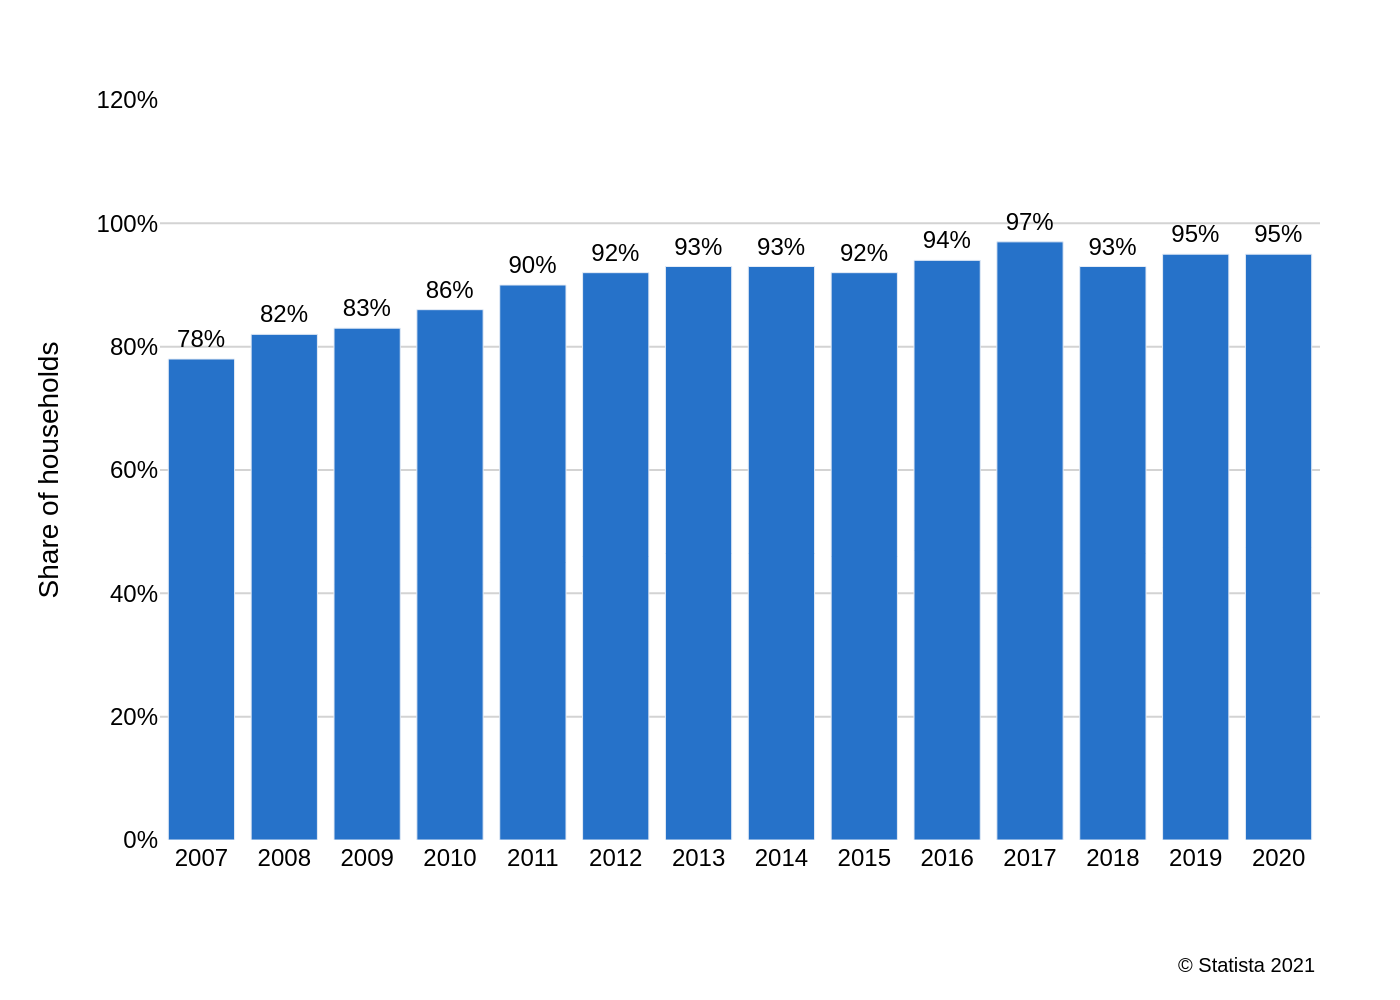

This chart was generated by the following Python code:
import sys
import json
import pathlib
import plotly.graph_objects as go

if len(sys.argv) != 2:
    print("Usage: python script.py <path_to_json_file>")
    sys.exit(1)

json_path = sys.argv[1]
try:
    with open(json_path, 'r', encoding='utf-8') as f:
        chart_config = json.load(f)
except (FileNotFoundError, json.JSONDecodeError) as e:
    print(f"Error reading or parsing JSON file: {e}")
    sys.exit(1)

chart_data = chart_config.get('chart_data', [])
texts = chart_config.get('texts', {})
colors = chart_config.get('colors', {})

categories = [item['category'] for item in chart_data]
values = [item['value'] for item in chart_data]
text_labels = [f"{v}%" for v in values]

fig = go.Figure()

fig.add_trace(go.Bar(
    x=categories,
    y=values,
    text=text_labels,
    textposition='outside',
    marker_color=colors.get('series1', '#2672C9'),
    cliponaxis=False,
    hoverinfo='none'
))

title_text = texts.get('title')
full_title = f"<b>{title_text}</b>" if title_text else ""
if texts.get('subtitle'):
    full_title += f"<br><sub>{texts.get('subtitle')}</sub>"

fig.update_layout(
    font=dict(family="Arial", size=12, color="black"),
    title=dict(
        text=full_title,
        x=0.05,
        xanchor='left'
    ),
    yaxis=dict(
        title=texts.get('y_axis_title', ''),
        range=[0, 120],
        tickformat=',.0f',
        ticksuffix='%',
        showgrid=True,
        gridcolor='lightgray',
        zeroline=False
    ),
    xaxis=dict(
        title=texts.get('x_axis_title', ''),
        tickmode='array',
        tickvals=categories,
        ticktext=categories,
        showgrid=False,
        zeroline=False
    ),
    plot_bgcolor='white',
    paper_bgcolor='white',
    showlegend=False,
    margin=dict(l=80, r=40, t=50, b=80),
    annotations=[
        dict(
            showarrow=False,
            text=texts.get('source', ''),
            x=1,
            y=-0.15,
            xref='paper',
            yref='paper',
            xanchor='right',
            yanchor='top',
            font=dict(size=10)
        )
    ]
)

output_filename = pathlib.Path(json_path).stem + '.png'
fig.write_image(output_filename, scale=2)

print(f"Chart saved as {output_filename}")
